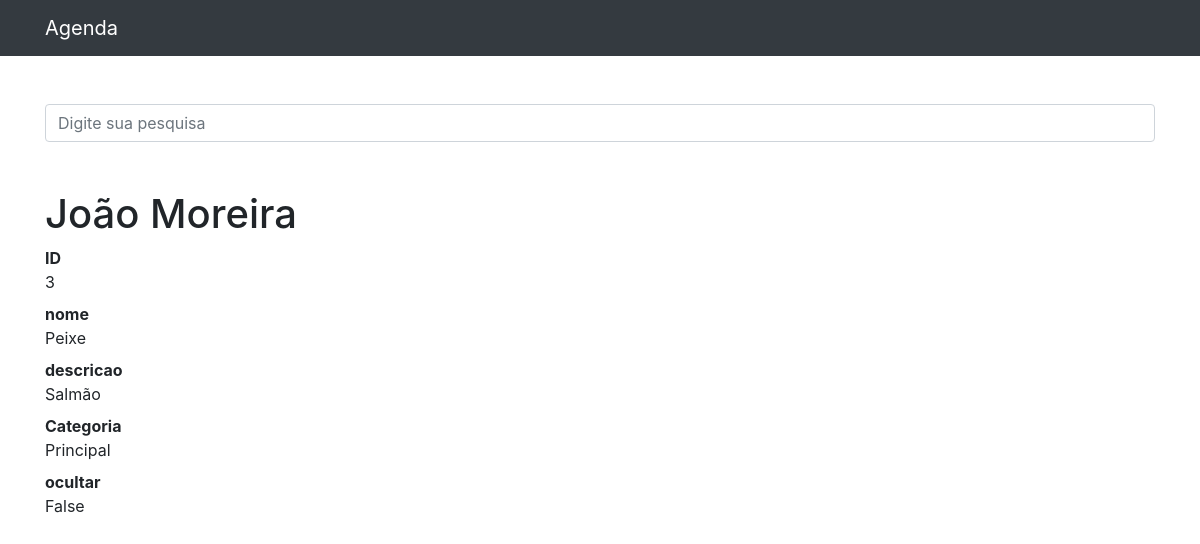
/3, run on an earlier commit of the app's database.
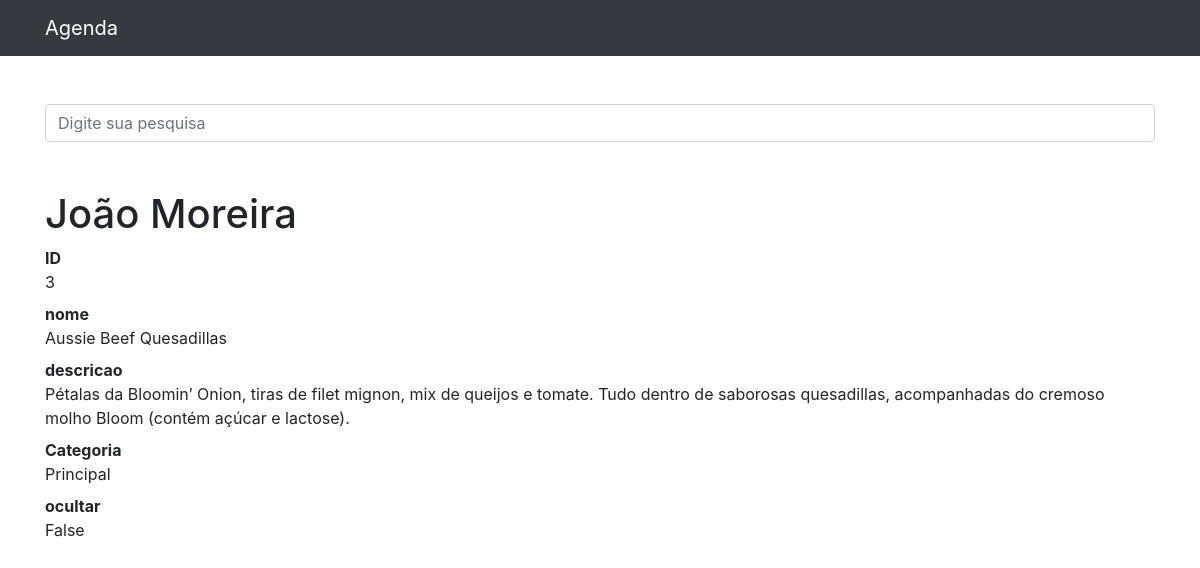
And on a later commit of the database.
### items/models.py (models this page shows, shortened)
class Item(models.Model):
    nome = models.CharField(max_length=255)
    data_criacao = models.DateTimeField(default=timezone.now)
    descricao = models.TextField(blank=True)
    categoria = models.ForeignKey(Categoria, on_delete=models.DO_NOTHING)
    ocultar = models.BooleanField(default=False)
    foto = models.ImageField(blank=True, upload_to='fotos/%y/%m/')

class Categoria(models.Model):
    nome = models.CharField(max_length=255)
    def __str__(self):
        return self.nome

### items/views.py (the view)
# urls.py: path('<int:item_id>', views.vw_item, name='vw_item'),
def vw_item(request, item_id):
    item = get_object_or_404(Item, id=item_id)
    return render(request, 'item/vw_item.html', {
        'item': item
    })

### items/templates/item/vw_item.html (shortened to what this page needs)
{% extends 'base.html' %}
{%block conteudo%}
    <h1 class="mt-5">João Moreira</h1>
      <dl>
        <dt>ID</dt>
        <dd>{{item.id}}</dd>
        <dt>nome</dt>
        <dd>{{item.nome}}</dd>
        <dt>descricao</dt>
        <dd>{{item.descricao}}</dd>
        <dt>Categoria</dt>
        <dd>{{item.categoria}}</dd>
        <dt>ocultar</dt>
        <dd>{{item.ocultar}}</dd>
      </dl>
{%endblock%}

What changed in the data, as far as the page shows it:
changed Item "False": nome "Peixe" → "Aussie Beef Quesadillas"; descricao "Salmão" → "Pétalas da Bloomin’ Onion, tiras de filet mignon, mix de queijos e tomate. Tudo dentro de saborosas quesadillas, acompanhadas do cremoso molho Bloom (contém açúcar e lactose)."
